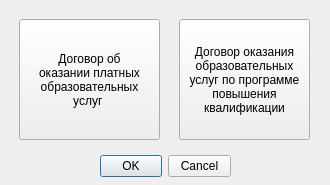
<?xml version="1.0" encoding="UTF-8"?>
<ui version="4.0">
 <class>Dialog</class>
 <widget class="QDialog" name="Dialog">
  <property name="geometry">
   <rect>
    <x>0</x>
    <y>0</y>
    <width>330</width>
    <height>185</height>
   </rect>
  </property>
  <property name="minimumSize">
   <size>
    <width>330</width>
    <height>185</height>
   </size>
  </property>
  <property name="maximumSize">
   <size>
    <width>330</width>
    <height>185</height>
   </size>
  </property>
  <property name="windowTitle">
   <string>Договора для учитилей</string>
  </property>
  <widget class="QDialogButtonBox" name="buttonBox">
   <property name="geometry">
    <rect>
     <x>100</x>
     <y>150</y>
     <width>131</width>
     <height>32</height>
    </rect>
   </property>
   <property name="orientation">
    <enum>Qt::Horizontal</enum>
   </property>
   <property name="standardButtons">
    <set>QDialogButtonBox::Cancel|QDialogButtonBox::Ok</set>
   </property>
  </widget>
  <widget class="QWidget" name="widget" native="true">
   <property name="geometry">
    <rect>
     <x>9</x>
     <y>9</y>
     <width>311</width>
     <height>141</height>
    </rect>
   </property>
   <widget class="QPushButton" name="BD1">
    <property name="geometry">
     <rect>
      <x>10</x>
      <y>10</y>
      <width>141</width>
      <height>121</height>
     </rect>
    </property>
    <property name="text">
     <string>Договор об 
оказании платных 
образовательных 
услуг </string>
    </property>
   </widget>
   <widget class="QPushButton" name="BD2">
    <property name="geometry">
     <rect>
      <x>170</x>
      <y>10</y>
      <width>131</width>
      <height>121</height>
     </rect>
    </property>
    <property name="text">
     <string>Договор оказания 
образовательных 
услуг по программе 
повышения 
квалификации</string>
    </property>
   </widget>
  </widget>
 </widget>
 <resources/>
 <connections>
  <connection>
   <sender>buttonBox</sender>
   <signal>accepted()</signal>
   <receiver>Dialog</receiver>
   <slot>accept()</slot>
   <hints>
    <hint type="sourcelabel">
     <x>248</x>
     <y>254</y>
    </hint>
    <hint type="destinationlabel">
     <x>157</x>
     <y>274</y>
    </hint>
   </hints>
  </connection>
  <connection>
   <sender>buttonBox</sender>
   <signal>rejected()</signal>
   <receiver>Dialog</receiver>
   <slot>reject()</slot>
   <hints>
    <hint type="sourcelabel">
     <x>316</x>
     <y>260</y>
    </hint>
    <hint type="destinationlabel">
     <x>286</x>
     <y>274</y>
    </hint>
   </hints>
  </connection>
 </connections>
</ui>
